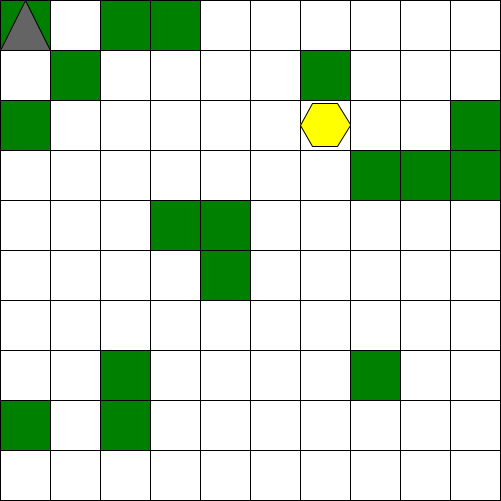
Frame 1 (no input)
Frame 60 (the mouse pressed at the canvas centre just before this capture): identical to frame 1, image omitted
Frame 120 (the mouse held since frame 60 and released just before this capture): identical to frame 1, image omitted

The Processing sketch that drew this single still picture (run headless with seeded random() and noise(); from frame 60 on, the mouse is pressed at the canvas centre):

// Processing sketch: Robot_world
// ── Robot_world.pde
World robot_world ;

void setup() {
  size(500, 500);
  robot_world = new World(10, 50); // World (world_size,block_size)  world_size*block_size = 800 value for width height
  surface.setSize( (robot_world.world_size*robot_world.block_size)+1, (robot_world.world_size*robot_world.block_size)+1  );
  //surface.setResizable(true);
  //surface.setResizable(false);
}

void draw() {
  background(255);
  robot_world.update_game();
}


class World {
  int world_size, block_size;
  Robot my_bot ; 
  Wall[] walls;
  Target target;

  World(int world_size, int block_size) {
    this.world_size = world_size;
    this.block_size = block_size;
    this.my_bot = new Robot(0, 0, this);
    this.walls = new Wall[20];
    this.target = new Target( int(random(0, world_size)), int(random(0, world_size)) );

    for (int j = 0; j < this.walls.length; j++) {
      walls[j] = new Wall(int(random(0, this.world_size)), int(random(0, this.world_size)));
    }
  }


  void draw () {
    fill(255);
    rectMode(CENTER);
    int x  = this.block_size/2;
    int y  = this.block_size/2;
    for (int i = 0; i < world_size; i ++) {
      for (int k = 0; k < world_size; k ++) {
        rect(x + (this.block_size*k), y + (this.block_size*i), this.block_size, this.block_size);
      }
    }
    for (int j = 0; j < this.walls.length; j++) {
      walls[j].draw(this);
    }
    this.my_bot.draw();
    this.my_bot.move();
    this.target.draw(this);
  }

  void update_game() {
    this.draw();
  }
}


class Robot {

  float x1, y1, x2, y2, x3, y3;
  int form = 0;
  World world;

  Robot(float positionX, float positionY, World world) {
    this.x1 = world.block_size/2 + (world.block_size * positionX);
    this.y1 = 0 + (world.block_size * positionY);
    this.x2 = 0 + (world.block_size * positionX);
    this.y2 = world.block_size + (world.block_size * positionY);
    this.x3 = world.block_size + (world.block_size * positionX);
    this.y3 = world.block_size + (world.block_size * positionY);
    this.world = world;
  }

  void move () {

    float temp_x1 = this.x1;
    float temp_y1 = this.y1;
    float temp_x2 = this.x2;
    float temp_y2 = this.y2;
    float temp_x3 = this.x3;
    float temp_y3 = this.y3;

    if (keyPressed) {
      // turn left
      if (key == 'a' || key == 'A') {
        if (form == 0) {
          this.x1 = temp_x2;
          this.y1 = temp_y1 + (this.world.block_size/2);
          this.x2 = temp_x3;
          this.y3 = temp_y1;
          delay(400);
          form = 1;
        } else if (form == 1) {
          this.x1 = temp_x1+ (this.world.block_size/2);
          this.y1 = temp_y2;
          this.y2 = temp_y3;
          this.x3 = temp_x1;
          delay(400);
          form = 2;
        } else if (form == 2) {
          this.x1 = temp_x2;
          this.y1 = temp_y1 - (this.world.block_size/2);
          this.x2 = temp_x3;
          this.y3 = temp_y1;
          delay(400);
          form = 3;
        } else if (form == 3) {
          this.x1 = temp_x1 - (this.world.block_size/2);
          this.y1 = temp_y2;
          this.y2 = temp_y3;
          this.x3 = temp_x1;
          delay(400);
          form = 0;
        }
      }

      // turn right
      if (key == 'd' || key == 'D') {
        if (form == 0) {
          this.x1 = temp_x3;
          this.y1 = temp_y1 + (this.world.block_size/2);
          this.x3 = temp_x2;
          this.y2 = temp_y1;
          delay(400);
          form = 3;
        } else if (form == 1) {
          this.x1 = temp_x1 + (this.world.block_size/2);
          this.y1 = temp_y3;
          this.y3 = temp_y2;
          this.x2 = temp_x1;
          delay(400);
          form = 0;
        } else if (form == 2) {
          this.x1 = temp_x3;
          this.y1 = temp_y1 - (this.world.block_size/2);
          this.x3 = temp_x2;
          this.y2 = temp_y1;
          delay(400);
          form = 1;
        } else if (form == 3) {
          this.x1 = temp_x1 - (this.world.block_size/2);
          this.y1 = temp_y3;
          this.y3 = temp_y2;
          this.x2 = temp_x1;
          delay(400);
          form = 2;
        }
      }
      // move forward
      if (key == 'w' || key == 'W') {
        if (( this.x1 != 0 & this.y1 !=0 ) & (this.x1 < width & this.y1 < height) ) {
          if ( form == 0 ) {
            this.y1 -= this.world.block_size;
            this.y2 -= this.world.block_size;
            this.y3 -= this.world.block_size;
            delay(400);
          }
          if ( form == 1 ) {
            this.x1 -= this.world.block_size;
            this.x2 -= this.world.block_size;
            this.x3 -= this.world.block_size;
            delay(400);
          }
          if ( form == 2 ) {
            this.y1 += this.world.block_size;
            this.y2 += this.world.block_size;
            this.y3 += this.world.block_size;
            delay(400);
          }
          if ( form == 3 ) {
            this.x1 += this.world.block_size;
            this.x2 += this.world.block_size;
            this.x3 += this.world.block_size;
            delay(400);
          }
        }
      }
    }
  }

  void draw() {
    fill(100);
    triangle(this.x1, this.y1, this.x2, this.y2, this.x3, this.y3);
  }
  boolean check_arrival(Target target) {
    boolean arrival = false;

    return arrival;
  }
}


class Target {
  World world ;
  float positionX, positionY ;
  Target(int x, int y) {
    this.positionX = x ;
    this.positionY = y ;
  }

  void draw(World world) {
    fill(#ffff00);
    this.polygon(world.block_size/2 + (world.block_size*this.positionX), world.block_size/2 + (world.block_size*this.positionY), world.world_size*2.5, 6);
  }
  void polygon(float x, float y, float radius, int npoints) {
    float angle = TWO_PI / npoints;
    beginShape();
    for (float a = 0; a < TWO_PI; a += angle) {
      float sx = x + cos(a) * radius;
      float sy = y + sin(a) * radius;
      vertex(sx, sy);
    }
    endShape(CLOSE);
  }
}

class Wall {
  float positionX, positionY;

  Wall(float positionX, float positionY) {
    this.positionX = positionX;
    this.positionY = positionY;
  }

  void draw(World world) {
    fill(#008000); 
    rect(world.block_size/2 + (world.block_size*this.positionX), world.block_size/2 + (world.block_size*this.positionY), world.block_size, world.block_size);
  }
}
